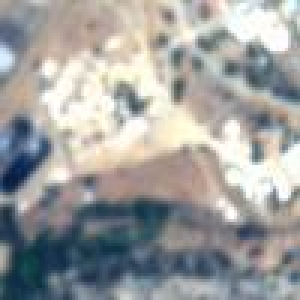
#> input picture Data/PetorcaSAT/built/0-6.jpg, 100 x 100 px (shown 3 times larger); its folder holds only this picture in this run
$ jupyter execute --allow-errors model_train.ipynb   (shell and % lines are left out)
#> lines starting #> are read from the running program, lines starting #| are printed output that depends on the picture
[cell 1]
import os
import cv2
import numpy as np
import pandas as pd

[cell 2]
os.listdir('Data/PetorcaSAT')

[cell 3]
def images_to_df(folder_path):
#> called with folder_path = 'Data/PetorcaSAT'
    images = []
    filenames = []
    labels = []
    img_size=False
    for type in os.listdir(folder_path):
        type_path = os.path.join(folder_path, type)
        if type == 'tiles':
            pass
        else:
            for filename in os.listdir(type_path):
                img_path = os.path.join(folder_path, type, filename)
                if os.path.isfile(img_path):
                    img = cv2.imread(img_path)
#> img is the input picture: shape (100, 100, 3); mean B, G, R 158.4, 159.6, 158.6
                    if img is not None:
                        if not img_size:
                            print(img.shape)
#| (100, 100, 3)
                            img_size=True
                        images.append(img.flatten().tolist())
                        filenames.append(filename)
                        labels.append(type)
    return images, filenames, labels

folder_path = os.path.join('Data', 'PetorcaSAT')

images, filenames, labels = images_to_df(folder_path)
#> images = 2 items; filenames = ['0-6.jpg', '12-2.jpg']; labels = ['built', 'crop']

image_arrays = np.array(images)
print(image_arrays.shape)
#| (2, 30000)

[cell 4]
df = pd.DataFrame.from_records(image_arrays)
#> df = table of 2 rows and 30000 columns
print(df)
#> (printed output is left out)

[cell 5]
df['filename'] = filenames
df['labels'] = labels
columns = list(df.columns)
#> columns = 30002 items
columns = columns[-2:]+columns[:-2]
df = df[columns]
#> df = table of 2 rows and 30002 columns

[cell 6]
df['labels'].unique()

[cell 7]
df.info()
#| <class 'pandas.core.frame.DataFrame'>
#| RangeIndex: 2 entries, 0 to 1
#| Columns: 30002 entries, filename to 29999
#| dtypes: int64(30000), object(2)
#| memory usage: 468.9+ KB

[cell 8]
import sklearn
from sklearn.model_selection import train_test_split
from sklearn.ensemble import RandomForestClassifier
from sklearn import metrics, svm
from sklearn.model_selection import cross_val_score
from imblearn.combine import SMOTETomek

[cell 9]
X=df[[i for i in range(30000)]]
#> X = table of 2 rows and 30000 columns
y=df['labels']

X_train, X_test, y_train, y_test = train_test_split(X, y, test_size = 0.25)
#> X_train = table of 1 rows and 30000 columns; X_test = table of 1 rows and 30000 columns

#> (the rest of this cell did not finish here and is left out)

[cell 10]
clf = RandomForestClassifier()
# Training the model on the training dataset
# fit function is used to train the model using the training sets as parameters
clf.fit(X_train, y_train)

# performing predictions on the test dataset
y_pred = clf.predict(X_test)
print("ACCURACY OF THE MODEL: ", metrics.accuracy_score(y_test, y_pred))
#| ACCURACY OF THE MODEL:  0.0

#> (the rest of this cell did not finish here and is left out)

[cell 11]
cm = sklearn.metrics.confusion_matrix(y_test, y_pred)
#> cm = [[0, 0], [1, 0]]
cm_plot = sklearn.metrics.ConfusionMatrixDisplay(cm, display_labels=list(df['labels'].unique()))
cm_plot.plot()
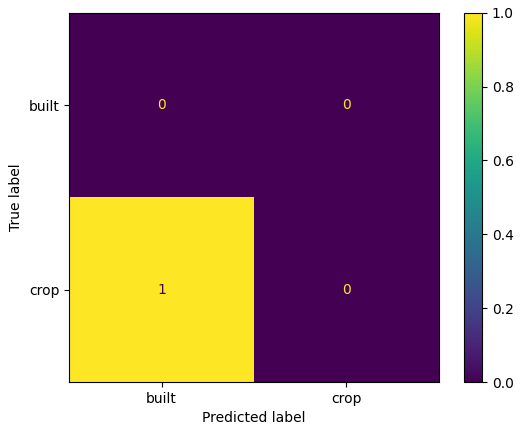
#> figure drawn by matplotlib, 2 panels
